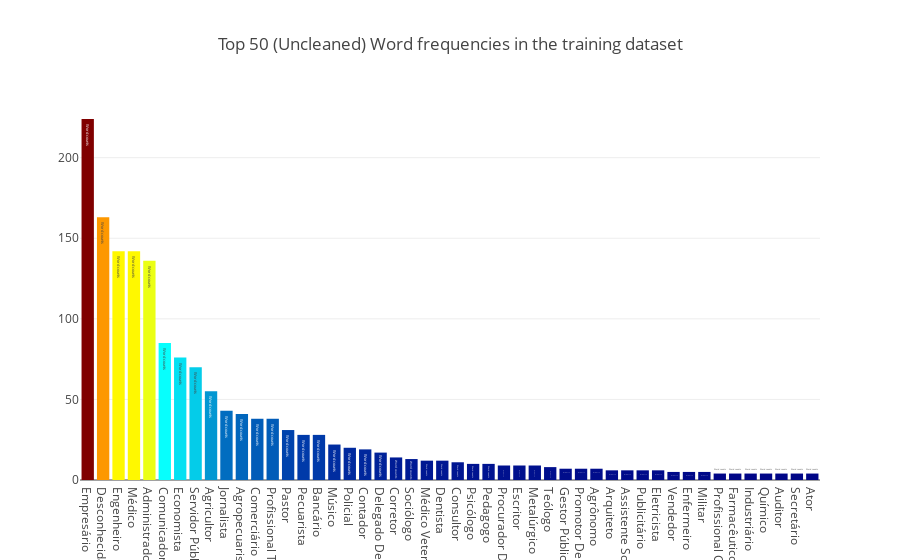

The notebook cell this image was saved under:
### Code cell


### Figure 1 — Plotly figure (JSON) as saved in the notebook; plotly's stock layout.template omitted (floating-point values rounded to 4 significant figures)
{"data": [{"marker": {"color": [224, 163, 142, 142, 136, 85, 76, 70, 55, 43, 41, 38, 38, 31, 28, 28, 22, 20, 19, 17, 14, 13, 12, 12, 11, 10, 10, 9, 9, 9, 8, 7, 7, 7, 6, 6, 6, 6, 5, 5, 5, 4, 4, 4, 4, 4, 4, 4, 3, 3, 3, 3, 3, 3, 3, 3, 3, 3, 3, 3, 3, 3, 2, 2, 2, 2, 2, 2, 2, 2, 2, 2, 2, 2, 2, 2, 2, 2, 2, 1, 1, 1, 1, 1, 1, 1, 1, 1, 1, 1, 1, 1, 1, 1, 1, 1, 1, 1], "colorscale": "Jet"}, "text": "Word counts", "type": "bar", "uid": "4d42c474-3279-40ff-8a45-01153e86d3f7", "x": ["Empresário", "Desconhecida", "Engenheiro", "Médico", "Administrador", "Comunicador", "Economista", "Servidor Público", "Agricultor", "Jornalista", "Agropecuarista", "Comerciário", "Profissional Técnico", "Pastor", "Pecuarista", "Bancário", "Músico", "Policial", "Contador", "Delegado De Polícia", "Corretor", "Sociólogo", "Médico Veterinário", "Dentista", "Consultor", "Psicólogo", "Pedagogo", "Procurador De Justiça", "Escritor", "Metalúrgico", "Teólogo", "Gestor Público", "Promotor De Justiça", "Agrônomo", "Arquiteto", "Assistente Social", "Publicitário", "Eletricista", "Vendedor", "Enfermeiro", "Militar", "Profissional Gráfico", "Farmacêutico", "Industriário", "Químico", "Auditor", "Secretário", "Ator"], "y": [224, 163, 142, 142, 136, 85, 76, 70, 55, 43, 41, 38, 38, 31, 28, 28, 22, 20, 19, 17, 14, 13, 12, 12, 11, 10, 10, 9, 9, 9, 8, 7, 7, 7, 6, 6, 6, 6, 5, 5, 5, 4, 4, 4, 4, 4, 4, 4]}], "layout": {"autosize": true, "title": {"text": "Top 50 (Uncleaned) Word frequencies in the training dataset"}, "xaxis": {"autorange": true, "range": [-0.5, 47.5], "type": "category"}, "yaxis": {"autorange": true, "range": [0, 235.8], "type": "linear"}}}
